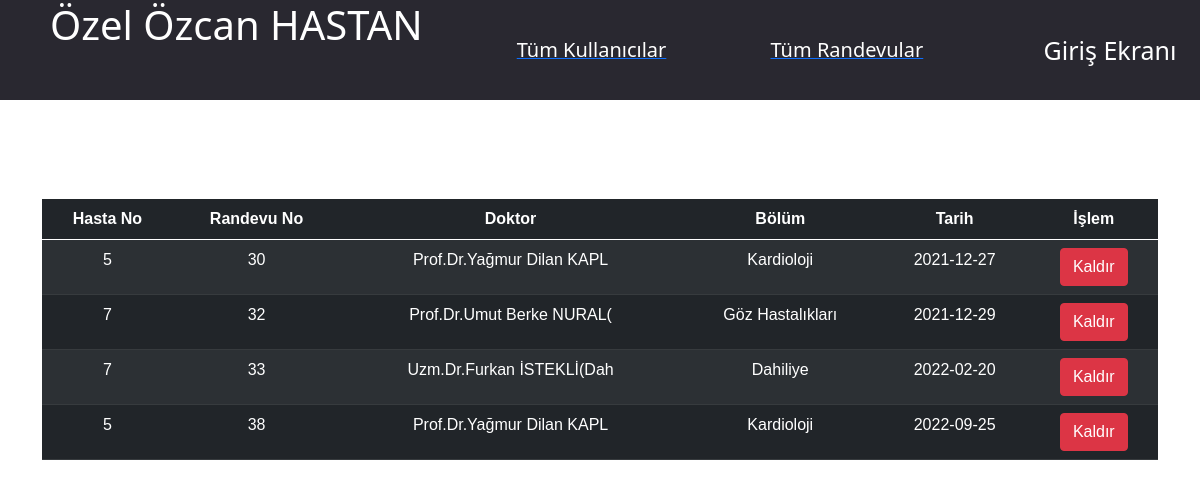
The app's page /doktorgiris/anasayfa.php with its own data.
### tables this page shows
CREATE TABLE `randevu` (
  `randevu_id` int(11) NOT NULL,
  `randevu_sehir` varchar(20) NOT NULL,
  `randevu_tarih` date NOT NULL,
  `randevu_hastane` varchar(50) NOT NULL,
  `randevu_doktor` varchar(25) NOT NULL,
  `randevu_klinik` varchar(20) NOT NULL,
  `randevu_hasta_id` int(11) NOT NULL
);

### doktorgiris/anasayfa.php (the view, shortened to what this page needs)
<!DOCTYPE html>
<html lang="tr">
<head>
    <link rel="stylesheet" href="style.css">
</head>
<body>
<div class="ust_bar">
    <a href="http://localhost/ozel_ozcan_hastanes%c4%b1/anasayfa.html"><h1>Özel Özcan HASTANESİ</h1></a>
    <div class="menu">
        <a href="anasayfa2.php"><h5>Tüm Kullanıcılar</h5></a>
        <a href="anasayfa.php"><h5>Tüm Randevular</h5></a>
    </div>
</div>
<a href="logout.php"><div class="cikis">
    Giriş Ekranı
</div></a>
</body>
</html>
<?php
 include "baglan1.php";
 $sql ="SELECT * FROM randevu";
 $sorgu = $baglan->prepare($sql);
 $sorgu->execute();
 ?>
 <!DOCTYPE html>
 <html lang="tr">
 <head>
 <link href="https://cdn.jsdelivr.net/npm/bootstrap@5.0.1/dist/css/bootstrap.min.css" rel="stylesheet">
 </head>
 <body>
     <main>
         <div class="container">
             <div class="row mt-4">
                 <div class="col">
                     <table class="table table-hover table-dark table-striped">
                         <thead>
                             <tr>
                               <th>Hasta No</th>
                                 <th>Randevu No</th>
                                 <th>Doktor</th>
                                 <th>Bölüm</th>
                                 <th>Tarih</th>
                                 <th>İşlem</th>
                             </tr>
                         </thead>
                         <tbody>
                         <?php while($satir = $sorgu->fetch(PDO::FETCH_ASSOC)) { ?>
                             <tr>
                              <td><?=$satir['randevu_hasta_id']?></td>
                                 <td><?=$satir['randevu_id']?></td>
                                 <td><?=$satir['randevu_doktor']?></td>
                                 <td><?=$satir['randevu_klinik']?></td>
                                 <td><?=$satir['randevu_tarih']?></td>
                                 <td>
                                     <div class="btn-group">
                                         <a href="?sil=<?=$satir['randevu_id']?>" onclick="return confirm('Silinsin mi?')" class="btn btn-danger">Kaldır</a>
                                     </div>
                                 </td>
                             </tr>
                         <?php } ?>
                         </tbody>
                     </table>
                 </div>
             </div>
         </div>
     </main>
 </body>
 </html>

### doktorgiris/style.css (style rules this page uses)
body { padding: 0; margin: 0; font-family: 'helvetica', sans-serif; text-align: center; background-color: white; }
::placeholder { font: 25px; text-align: center; }
a { font-size: 18px; color: (100, 100, 100); }
.ust_bar { position: relative; width: 85%; height: 100px; left: 0; background: #292830; top: 0; }
.ust_bar h1 { position: absolute; left: 50px; line-height: 50px; color: white; }
.menu h5 { position: relative; display: inline; padding: 50px; line-height: 100px; font-size: 20px; color: white; text-decoration: none; }
.menu { position: absolute; width: 600px; height: 100px; background: #292830; right: 0; }
a { text-decoration: none; }
.cikis { position: absolute; width: 15%; height: 100px; background: #292830; right: 0; color: white; text-align: center; line-height: 100px; font-size: 25px; cursor: pointer; top: 0; }
table { font-family: Arial, Helvetica, sans-serif; border-collapse: collapse; width: 100%; }
td, tr { border: 1px solid #dddddd; text-align: center; padding: 8px; }
tr:nth-child(even) { background: #dddddd; }

### records on screen
randevu: randevu_hasta "5", randevu_id "30", randevu_doktor "Prof.Dr.Yağmur Dilan KAPL", randevu_klinik "Kardioloji", randevu_tarih "2021-12-27"
randevu: randevu_hasta "7", randevu_id "32", randevu_doktor "Prof.Dr.Umut Berke NURAL(", randevu_klinik "Göz Hastalıkları", randevu_tarih "2021-12-29"
randevu: randevu_hasta "7", randevu_id "33", randevu_doktor "Uzm.Dr.Furkan İSTEKLİ(Dah", randevu_klinik "Dahiliye", randevu_tarih "2022-02-20"
randevu: randevu_hasta "5", randevu_id "38", randevu_doktor "Prof.Dr.Yağmur Dilan KAPL", randevu_klinik "Kardioloji", randevu_tarih "2022-09-25"
